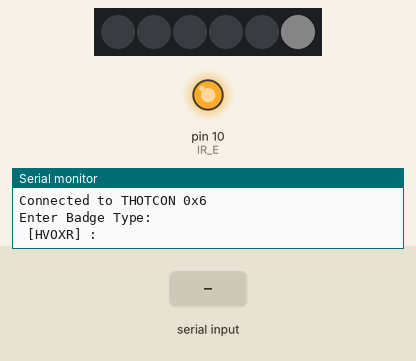
This sketch was run on a simulated Arduino Uno, built with avr-gcc and run on an emulated ATmega328P. On the bench: 6 RGB LEDs in strip order, left to right, output pins drawn as LEDs (lit = HIGH), the last lines printed to the serial monitor. The inputs (shaded band) are chosen by the test bench. Dim RGB values are drawn brighter than linear.

Above: at 5.9 s.
6.0 s: "V" received over Serial
At 6.9 s:
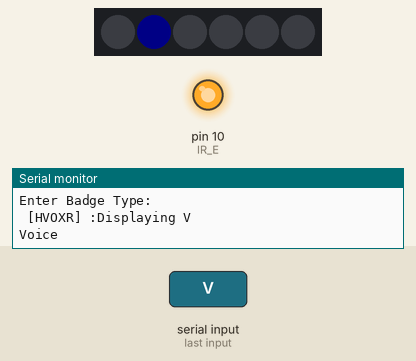
9.0 s: "O" received over Serial
At 11.7 s:
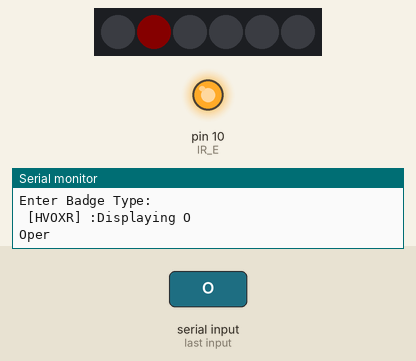
Timing chart, 0 to 16.8 s (numbered marks = the images above; inputs shaded):
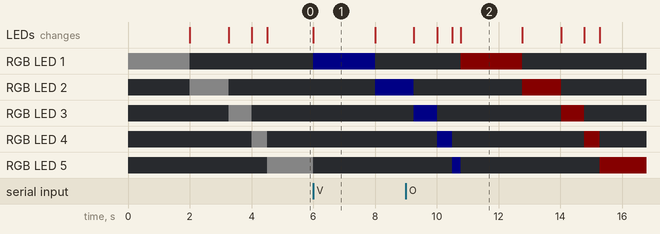

The sketch:

serial_pattern_control.ino
```cpp
#include <FastLED.h>
#include <IRLib.h>

#define IR_E 10
#define IR_R A0
#define LED_PIN     4
#define BRIGHTNESS  8
#define NUM_LEDS  6

CRGB leds[NUM_LEDS];

uint8_t fib[] = {1,1,2,3,5,8};

void setup() {
  pinMode(LED_PIN,OUTPUT);

  pinMode(IR_R, INPUT_PULLUP);

  pinMode(IR_E, OUTPUT);
  digitalWrite(IR_E, HIGH);

  //delay(3000);

  LEDS.addLeds<WS2812B,LED_PIN,GRB>(leds,NUM_LEDS);
  LEDS.setBrightness(BRIGHTNESS);

  for(uint8_t pixel = 0; pixel < NUM_LEDS; pixel++) {
     leds[pixel] = CRGB::White;
      FastLED.show();
      leds[pixel] = CRGB::Black;
      delay(250*fib[NUM_LEDS-pixel]);
   }

  Serial.begin(9600);

}

void loop()
{
  char type = 0x0;
  if(Serial)
  {
    Serial.flush();
    Serial.println("Connected to THOTCON 0x6");
    Serial.println("Enter Badge Type:" );
    Serial.print(" [HVOXR] :");
    while (!Serial.available()){}

      type = Serial.read();
       Serial.print("Displaying ");
       Serial.println(type);
      switch (type){
        case 'H':{
           Serial.println("Hacker");
           for(uint8_t pixel = 0; pixel < NUM_LEDS; pixel++) {
              leds[pixel] = CRGB::White;
              FastLED.show();
              leds[pixel] = CRGB::Black;
              delay(250*fib[NUM_LEDS-pixel]);
           }
           break;
        }
        Serial.flush();
        case 'V':{
          Serial.println("Voice");
          for(uint8_t pixel = 0; pixel < NUM_LEDS; pixel++) {
              leds[pixel] = CRGB::Blue;
              FastLED.show();
              leds[pixel] = CRGB::Black;
              delay(250*fib[NUM_LEDS-pixel]);
           }
           break;
        }
        Serial.flush();
        case 'O':
        {
          Serial.println("Oper");
          for(uint8_t pixel = 0; pixel < NUM_LEDS; pixel++) {
              leds[pixel] = CRGB::Red;
              FastLED.show();
              leds[pixel] = CRGB::Black;
              delay(250*fib[NUM_LEDS-pixel]);
           }
           break;
        }
        Serial.flush();
      case 'X':
      {
         Serial.println("VIP");
         for(uint8_t pixel = 0; pixel < NUM_LEDS; pixel++) {
              leds[pixel] = CRGB::Green;
              FastLED.show();
              leds[pixel] = CRGB::Black;
              delay(250*fib[NUM_LEDS-pixel]);
         }
         Serial.flush();
         break;
      }
        case 'R':
        {
         Serial.println("Root");
         for(uint8_t pixel = 0; pixel < NUM_LEDS; pixel++) {
              leds[pixel] = CRGB::Yellow;
              FastLED.show();
              leds[pixel] = CRGB::Black;
              delay(250*fib[NUM_LEDS-pixel]);
           }
           Serial.flush();
           break;
        }
        default:{
           Serial.println("Invalide Type!");
           Serial.println("Select [HVOXR]");
           Serial.flush();
           break;
        }
      } // switch

  } // if read
 //} //if Serial
} // loop()
```

Measured:
- after the input at 6.0 s, RGB LED 1: off → RGB(0, 0, 8) at once, → off 2.0 s later; RGB LED 2: off → RGB(0, 0, 8) after 2.0 s; RGB LED 5: RGB(8, 8, 8) → off at once; the LEDs: change at once (image 1)
- after the input at 9.0 s, the LEDs: first differ from a run without the input after 1.8 s (image 2)
- what the display in image 1 shows lasts 2.0 s, from 6.0 s to 8.0 s
